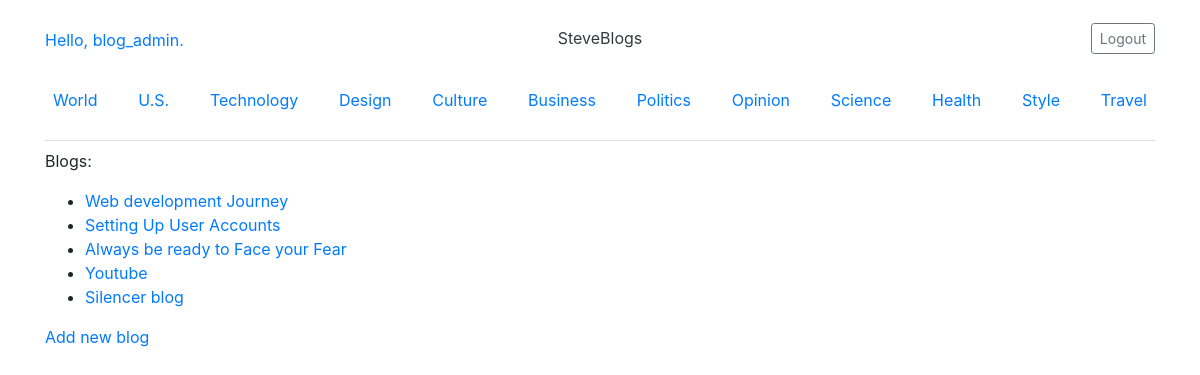
/blogs (signed in), run on the app's committed database.
### blogs/models.py (models this page shows)
class BlogPost(models.Model):
    title = models.CharField(max_length= 200)
    text = models.TextField()
    date_added = models.DateTimeField(auto_now_add= True)
    owner = models.ForeignKey(User, on_delete= models.CASCADE)
    def __str__(self):
        if len(self.title) > 50:
            return f"{self.title[:50]}..."
        else:
            return self.title

### blogs/views.py (the view)
# urls.py: path('', include('blogs.urls')),
def blogs(request):
    blogs = BlogPost.objects.order_by('date_added')
    context = {'blogs':blogs}
    return render(request, 'blogs/blogs.html', context)

### blogs/templates/blogs/blogs.html
{% extends "blogs/base.html" %}
{% block content %}
<p>Blogs:</p>
<ul>
    {% for blog in blogs %}
        <li><a href="{% url 'blogs:blog' blog.id %}">{{blog}}</a></li>
    {% empty %}
        <li>No blog has been added yet</li>
    {% endfor %}
</ul>
<a href="{% url 'blogs:new_blog' %}">Add new blog </a>
{% endblock content %}

### blogs/templates/blogs/base.html (shortened to what this page needs)
{% load bootstrap4 %}
<!doctype html>
<html lang="en">
    <head>
        {% bootstrap_css %}
    </head>
    <body>
        <div class="container">
            <header class="blog-header lh-1 py-3">
              <div class="row flex-nowrap justify-content-between align-items-center">
                <div class="col-4 pt-1">
                    {% if user.is_authenticated %}
                    <span class="navbar-text"><a href="{% url 'blogs:blogs' %}"> Hello, {{user.username}}.</a></span>
                    {% else %}
                    <a class="link-secondary" href="{% url 'users:register' %}">Register</a>
                    <a class="link-secondary" href="{% url 'users:login' %}">Login</a>
                    {% endif %}
                </div>
                {%if user.is_authenticated %}
                <div class="col-4 text-center">
                  <a class="blog-header-logo text-dark" href="{% url 'blogs:index' %}">SteveBlogs</a>
                </div>
                <div class="col-4 d-flex justify-content-end align-items-center">
                  <a class="btn btn-sm btn-outline-secondary" href="{% url 'users:logout' %}">Logout</a>
                {% endif %}
              </div>
            </div>
            </header>
            <div class="nav-scroller py-1 mb-2">
                <nav class="nav d-flex justify-content-between">
                  <a class="p-2 link-secondary" href="{% url 'blogs:blogs' %}">World</a>
                  <a class="p-2 link-secondary" href="{% url 'blogs:blogs' %}">U.S.</a>
                  <a class="p-2 link-secondary" href="{% url 'blogs:blogs' %}">Technology</a>
                  <a class="p-2 link-secondary" href="{% url 'blogs:blogs' %}">Design</a>
                  <a class="p-2 link-secondary" href="{% url 'blogs:blogs' %}">Culture</a>
                  <a class="p-2 link-secondary" href="{% url 'blogs:blogs' %}">Business</a>
                  <a class="p-2 link-secondary" href="{% url 'blogs:blogs' %}">Politics</a>
                  <a class="p-2 link-secondary" href="{% url 'blogs:blogs' %}">Opinion</a>
                  <a class="p-2 link-secondary" href="{% url 'blogs:blogs' %}">Science</a>
                  <a class="p-2 link-secondary" href="{% url 'blogs:blogs' %}">Health</a>
                  <a class="p-2 link-secondary" href="{% url 'blogs:blogs' %}">Style</a>
                  <a class="p-2 link-secondary" href="{% url 'blogs:blogs' %}">Travel</a>
                </nav>
            </div>
        </div>
      </body>
        <main role="main" class="container">
          <div class="pb-2 mb-2 border-bottom">
          </div>
          <div>
              {% block content %}{% endblock %}
          </div>
      </main>
</html>

### data on the page
BlogPost: title "Web development Journey"
BlogPost: title "Setting Up User Accounts"
BlogPost: title "Always be ready to Face your Fear"
BlogPost: title "Youtube"
BlogPost: title "Silencer blog"

### other printed values
{{ user.username }} "blog_admin"
